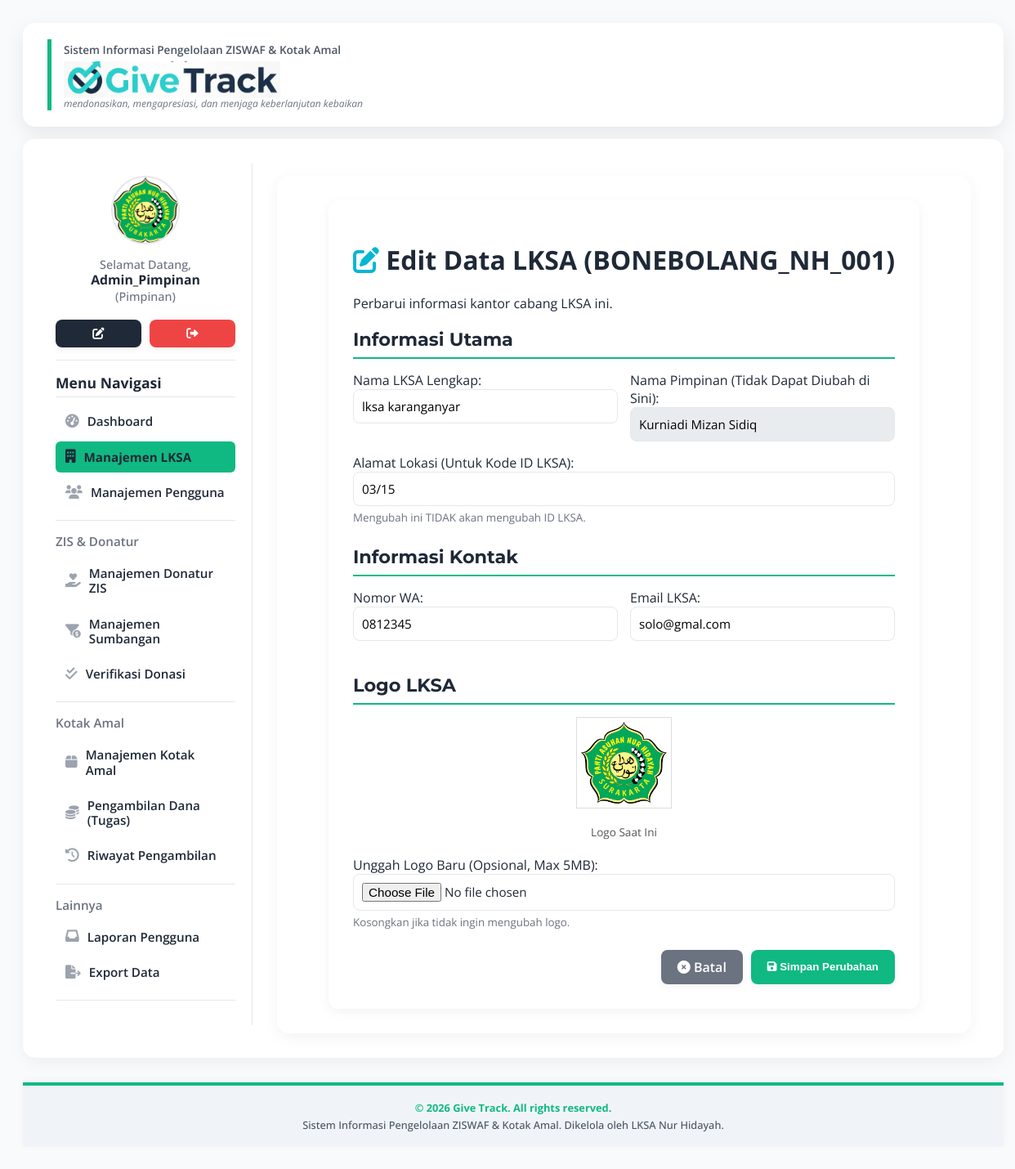
Page /pages/edit_lksa.php?id=BONEBOLANG_NH_001 (signed in) on the committed database.
### tables this page shows
CREATE TABLE `user` (
  `Id_user` varchar(30) NOT NULL,
  `Nama_User` varchar(100) NOT NULL,
  `Password` varchar(255) NOT NULL COMMENT 'Untuk menyimpan password yang di-hash',
  `Jabatan` varchar(50) NOT NULL,
  `Id_lksa` varchar(25) NOT NULL,
  `Foto` varchar(255) DEFAULT NULL,
  `Status` enum('Active','Archived') NOT NULL DEFAULT 'Active'
);

CREATE TABLE `lksa` (
  `Id_lksa` varchar(25) NOT NULL,
  `Nama_LKSA` varchar(150) DEFAULT NULL,
  `Nama_Pimpinan` varchar(100) DEFAULT NULL,
  `Alamat` text,
  `ID_Provinsi_Nama` varchar(100) DEFAULT NULL,
  `ID_Kabupaten_Nama` varchar(100) DEFAULT NULL,
  `ID_Kecamatan_Nama` varchar(100) DEFAULT NULL,
  `ID_Kelurahan_Nama` varchar(100) DEFAULT NULL,
  `Nomor_WA` varchar(20) DEFAULT NULL,
  `Email` varchar(100) DEFAULT NULL,
  `Logo` varchar(255) DEFAULT NULL,
  `Tanggal_Daftar` date DEFAULT NULL
);

### pages/edit_lksa.php (the view, shortened to what this page needs)
<?php
include '../config/database.php';
$id_lksa_to_edit = $_GET['id'] ?? '';
$sql = "SELECT * FROM LKSA WHERE Id_lksa = ?";
$stmt = $conn->prepare($sql);
$stmt->bind_param("s", $id_lksa_to_edit);
$stmt->execute();
$result = $stmt->get_result();
$data_lksa = $result->fetch_assoc();
$base_url = "http://" . $_SERVER['HTTP_HOST'] . "/lksa_nh/";
$logo_path = $data_lksa['Logo'] ? $base_url . 'assets/img/' . $data_lksa['Logo'] : $base_url . 'assets/img/yayasan.png';
include '../includes/header.php';
?>
<div class="content">
    <div class="form-container">
        <h1><i class="fas fa-edit" style="color: #06B6D4;"></i> Edit Data LKSA (<?php echo htmlspecialchars($data_lksa['Id_lksa']); ?>)</h1>
        <p>Perbarui informasi kantor cabang LKSA ini.</p>
        <form action="proses_lksa.php" method="POST" enctype="multipart/form-data">
            <div class="form-section">
                <h2>Informasi Utama</h2>
                <div class="form-grid">
                    <div class="form-group">
                        <label>Nama LKSA Lengkap:</label>
                        <input type="text" name="nama_lksa" value="<?php echo htmlspecialchars($data_lksa['Nama_LKSA'] ?? ''); ?>" required>
                    </div>
                    <div class="form-group">
                        <label>Nama Pimpinan (Tidak Dapat Diubah di Sini):</label>
                        <input type="text" value="<?php echo htmlspecialchars($data_lksa['Nama_Pimpinan'] ?? 'Belum Ditunjuk'); ?>" readonly style="background-color: #e9ecef;">
                    </div>
                </div>
                <div class="form-group">
                    <label>Alamat Lokasi (Untuk Kode ID LKSA):</label>
                    <input type="text" name="alamat_lksa" value="<?php echo htmlspecialchars($data_lksa['Alamat'] ?? ''); ?>" required>
                    <small style="color: #6B7280; display: block; margin-top: 5px;">Mengubah ini TIDAK akan mengubah ID LKSA.</small>
                </div>
            </div>
            <div class="form-section">
                <h2>Informasi Kontak</h2>
                <div class="form-grid">
                    <div class="form-group">
                        <label>Nomor WA:</label>
                        <input type="text" name="nomor_wa_lksa" value="<?php echo htmlspecialchars($data_lksa['Nomor_WA'] ?? ''); ?>">
                    </div>
                    <div class="form-group">
                        <label>Email LKSA:</label>
                        <input type="email" name="email_lksa" value="<?php echo htmlspecialchars($data_lksa['Email'] ?? ''); ?>">
                    </div>
                </div>
            </div>
            <div class="form-section">
                <h2>Logo LKSA</h2>
                <div style="text-align: center; margin-bottom: 20px;">
                    <img src="<?php echo htmlspecialchars($logo_path); ?>" alt="Logo LKSA" style="height: 100px; width: auto; border: 1px solid #ddd; padding: 5px;">
                    <p style="font-size: 0.85em; color: #555;">Logo Saat Ini</p>
                </div>
                <div class="form-group">
                    <label>Unggah Logo Baru (Opsional, Max 5MB):</label>
                    <input type="file" name="logo" accept="image/*">
                    <small style="color: #6B7280; display: block; margin-top: 5px;">Kosongkan jika tidak ingin mengubah logo.</small>
                </div>
            </div>
            <div class="form-actions">
                <a href="lksa.php" class="btn btn-cancel"><i class="fas fa-times-circle"></i> Batal</a>
                <button type="submit" class="btn btn-success"><i class="fas fa-save"></i> Simpan Perubahan</button>
            </div>
        </form>
    </div>
</div>
<?php
include '../includes/footer.php';
?>

### includes/header.php (shortened to what this page needs)
<?php
$base_url = "http://" . $_SERVER['HTTP_HOST'] . "/lksa_nh/";
$current_page = basename($_SERVER['PHP_SELF']);
$current_dir = basename(dirname($_SERVER['PHP_SELF']));
$dashboard_active = ($current_page == 'index.php' || strpos($current_page, 'dashboard_') !== false) ? 'active' : '';
$lksa_active = ($current_page == 'lksa.php' || $current_page == 'tambah_lksa.php' || $current_page == 'tambah_pimpinan.php' || $current_page == 'edit_lksa.php') ? 'active' : '';
$users_active = ($current_page == 'users.php' || $current_page == 'tambah_pengguna.php' || $current_page == 'edit_pengguna.php') ? 'active' : '';
$donatur_active = ($current_page == 'donatur.php' || $current_page == 'tambah_donatur.php' || $current_page == 'edit_donatur.php') ? 'active' : '';
$sumbangan_active = ($current_page == 'sumbangan.php' || $current_page == 'tambah_sumbangan.php' || $current_page == 'detail_sumbangan.php') ? 'active' : '';
$verifikasi_active = ($current_page == 'verifikasi-donasi.php' || $current_page == 'edit_sumbangan.php' || $current_page == 'wa-blast-form.php') ? 'active' : '';
$kotak_amal_active = ($current_page == 'kotak-amal.php' || $current_page == 'tambah_kotak_amal.php' || $current_page == 'edit_kotak_amal.php') ? 'active' : '';
$dana_kotak_amal_active = ($current_page == 'dana-kotak-amal.php' || $current_page == 'edit_dana_kotak_amal.php' || $current_page == 'catat_pengambilan_ka.php' || $current_page == 'detail_surat_tugas.php') ? 'active' : '';
$riwayat_ka_active = ($current_page == 'riwayat_dana_kotak_amal.php') ? 'active' : '';
$laporan_active = ($current_page == 'laporan.php' || $current_page == 'tambah_laporan.php' || $current_page == 'detail_laporan.php') ? 'active' : '';
$export_menu_active = ($current_page == 'export_data_menu.php') ? 'active' : '';
$show_sidebar = false;
$sidebar_html = '';
if (isset($_SESSION['loggedin']) && isset($_SESSION['id_user'])) {
    if (isset($conn)) {
        $id_user = $_SESSION['id_user'];
        $user_info_sql = "SELECT Nama_User, Foto, Jabatan FROM User WHERE Id_user = '$id_user'";
        $user_info_result = $conn->query($user_info_sql);
        $user_info = $user_info_result ? $user_info_result->fetch_assoc() : null;
        $nama_user = $user_info['Nama_User'] ?? 'Pengguna';
        $foto_user = $user_info['Foto'] ?? '';
        $jabatan = $user_info['Jabatan'] ?? '';
        $foto_path = $foto_user ? $base_url . 'assets/img/' . $foto_user : $base_url . 'assets/img/yayasan.png';
        $sidebar_stats = $sidebar_stats ?? '';
        if ($current_page == 'index.php' || $current_dir == 'dashboards' || in_array($current_page, ['lksa.php', 'users.php', 'donatur.php', 'sumbangan.php', 'kotak-amal.php', 'verifikasi-donasi.php', 'dana-kotak-amal.php', 'tambah_pimpinan.php', 'tambah_pengguna.php', 'tambah_donatur.php', 'tambah_kotak_amal.php', 'tambah_sumbangan.php', 'laporan.php', 'tambah_laporan.php', 'edit_pengguna.php', 'edit_donatur.php', 'edit_sumbangan.php', 'edit_kotak_amal.php', 'edit_lksa.php', 'edit_dana_kotak_amal.php', 'detail_sumbangan.php', 'detail_laporan.php', 'export_data_menu.php', 'riwayat_dana_kotak_amal.php'])) {
            if ($current_page != 'dashboard_donatur.php' && $current_page != 'dashboard_pemilik_kotak_amal.php') {
                $show_sidebar = true;
            }
        }
        if ($show_sidebar) {
            ?>
            <div class="sidebar-wrapper">
                <img src="<?php echo htmlspecialchars($foto_path); ?>" alt="Foto Profil" class="profile-img">
                <p class="welcome-text-sidebar">Selamat Datang,<br>
                    <strong><?php echo htmlspecialchars($nama_user); ?></strong> (<?php echo htmlspecialchars($jabatan); ?>)
                </p>
                <div class="sidebar-util-btns">
                    <a href="<?php echo $base_url; ?>pages/edit_pengguna.php?id=<?php echo htmlspecialchars($id_user); ?>"
                        class="btn btn-primary sidebar-small-btn" title="Edit Profil"><i class="fas fa-edit"></i></a>
                    <a href="<?php echo $base_url; ?>login/logout.php" class="btn btn-danger sidebar-small-btn" title="Logout"><i class="fas fa-sign-out-alt"></i>
                        </a>
                </div>
                <hr>
                <?php echo $sidebar_stats; ?> <h2>Menu Navigasi</h2>
                <div class="sidebar-nav-group">
                    <a href="<?php echo $base_url; ?>index.php" class="sidebar-nav-item <?php echo $dashboard_active; ?>">
                        <i class="fas fa-tachometer-alt"></i> Dashboard
                    </a>
                    <?php if ($_SESSION['jabatan'] == 'Pimpinan' && $_SESSION['id_lksa'] == 'Pimpinan_Pusat') { ?>
                        <a href="<?php echo $base_url; ?>pages/lksa.php" class="sidebar-nav-item <?php echo $lksa_active; ?>">
                            <i class="fas fa-building"></i> Manajemen LKSA
                        </a>
                    <?php } ?>
                    <?php if ($_SESSION['jabatan'] == 'Pimpinan' || $_SESSION['jabatan'] == 'Kepala LKSA') { ?>
                        <a href="<?php echo $base_url; ?>pages/users.php" class="sidebar-nav-item <?php echo $users_active; ?>">
                            <i class="fas fa-users"></i> Manajemen Pengguna
                        </a>
                    <?php } ?>
                </div>
                <?php if ($_SESSION['jabatan'] == 'Pimpinan' || $_SESSION['jabatan'] == 'Kepala LKSA' || $_SESSION['jabatan'] == 'Pegawai') { ?>
                    <hr class="nav-divider">
                    <h3>ZIS & Donatur</h3>
                    <div class="sidebar-nav-group">
                        <a href="<?php echo $base_url; ?>pages/donatur.php" class="sidebar-nav-item <?php echo $donatur_active; ?>">
                            <i class="fas fa-hand-holding-heart"></i> Manajemen Donatur ZIS
                        </a>
                        <a href="<?php echo $base_url; ?>pages/sumbangan.php" class="sidebar-nav-item <?php echo $sumbangan_active; ?>">
                            <i class="fas fa-funnel-dollar"></i> Manajemen Sumbangan
                        </a>
                        <?php if ($_SESSION['jabatan'] == 'Pimpinan' || $_SESSION['jabatan'] == 'Kepala LKSA') { ?>
                            <a href="<?php echo $base_url; ?>pages/verifikasi-donasi.php" class="sidebar-nav-item <?php echo $verifikasi_active; ?>">
                                <i class="fas fa-check-double"></i> Verifikasi Donasi
                            </a>
                        <?php } ?>
                    </div>
                <?php } ?>
                <?php if ($_SESSION['jabatan'] == 'Pimpinan' || $_SESSION['jabatan'] == 'Kepala LKSA' || $_SESSION['jabatan'] == 'Petugas Kotak Amal') { ?>
                    <hr class="nav-divider">
                    <h3>Kotak Amal</h3>
                    <div class="sidebar-nav-group">
                        <a href="<?php echo $base_url; ?>pages/kotak-amal.php" class="sidebar-nav-item <?php echo $kotak_amal_active; ?>">
                            <i class="fas fa-box"></i> Manajemen Kotak Amal
                        </a>
                        <a href="<?php echo $base_url; ?>pages/dana-kotak-amal.php" class="sidebar-nav-item <?php echo $dana_kotak_amal_active; ?>">
                            <i class="fas fa-coins"></i> Pengambilan Dana (Tugas)
                        </a>
                        <a href="<?php echo $base_url; ?>pages/riwayat_dana_kotak_amal.php" class="sidebar-nav-item <?php echo $riwayat_ka_active; ?>">
                            <i class="fas fa-history"></i> Riwayat Pengambilan
                        </a>
                        </div>
                <?php } ?>
                <?php if ($_SESSION['jabatan'] == 'Pimpinan' || $_SESSION['jabatan'] == 'Kepala LKSA') { ?>
                    <hr class="nav-divider">
                    <h3>Lainnya</h3>
                    <div class="sidebar-nav-group">
                        <a href="<?php echo $base_url; ?>pages/laporan.php" class="sidebar-nav-item <?php echo $laporan_active; ?>">
                            <i class="fas fa-inbox"></i> Laporan Pengguna
                        </a>
                        <a href="<?php echo $base_url; ?>pages/export_data_menu.php" class="sidebar-nav-item <?php echo $export_menu_active; ?>">
                            <i class="fas fa-file-export"></i> Export Data
                        </a>
                        </div>
                <?php } ?>
                <hr>
            </div>
            <?php
            $sidebar_html = ob_get_clean();
        }
    }
}
?>
<!DOCTYPE html>
<html lang="id">
<head>
    <link rel="stylesheet" href="https://cdnjs.cloudflare.com/ajax/libs/font-awesome/6.0.0-beta3/css/all.min.css">
</head>
<body>
    <div class="container">
        <div class="header">
            <div class="header-logo-section">
                <span class="header-slogan-top">Sistem Informasi Pengelolaan ZISWAF & Kotak Amal</span>
                <h1 class="header-title-main">
                     <img src="<?php echo $base_url; ?>assets/img/give_track_logo_final.png" alt="Give Track Logo System" class="header-logo-img">
                </h1>
                <span class="header-slogan-bottom">mendonasikan, mengapresiasi, dan menjaga keberlanjutan kebaikan</span>
            </div>
        </div>
        <?php if ($show_sidebar) { ?>
            <div class="content">
                <?php echo $sidebar_html; ?>
                <div class="main-content-area">
                <?php } else { ?>
                    <div class="content">
                    <?php } ?>

### rows in the picture
user: Nama_User "Admin_Pimpinan", Jabatan "Pimpinan"
lksa: Id_lksa "BONEBOLANG_NH_001", nama_lksa "lksa karanganyar", Nama_Pimpinan "Kurniadi Mizan Sidiq", alamat_lksa "03/15", nomor_wa_lksa "0812345", email_lksa "solo@gmal.com"
